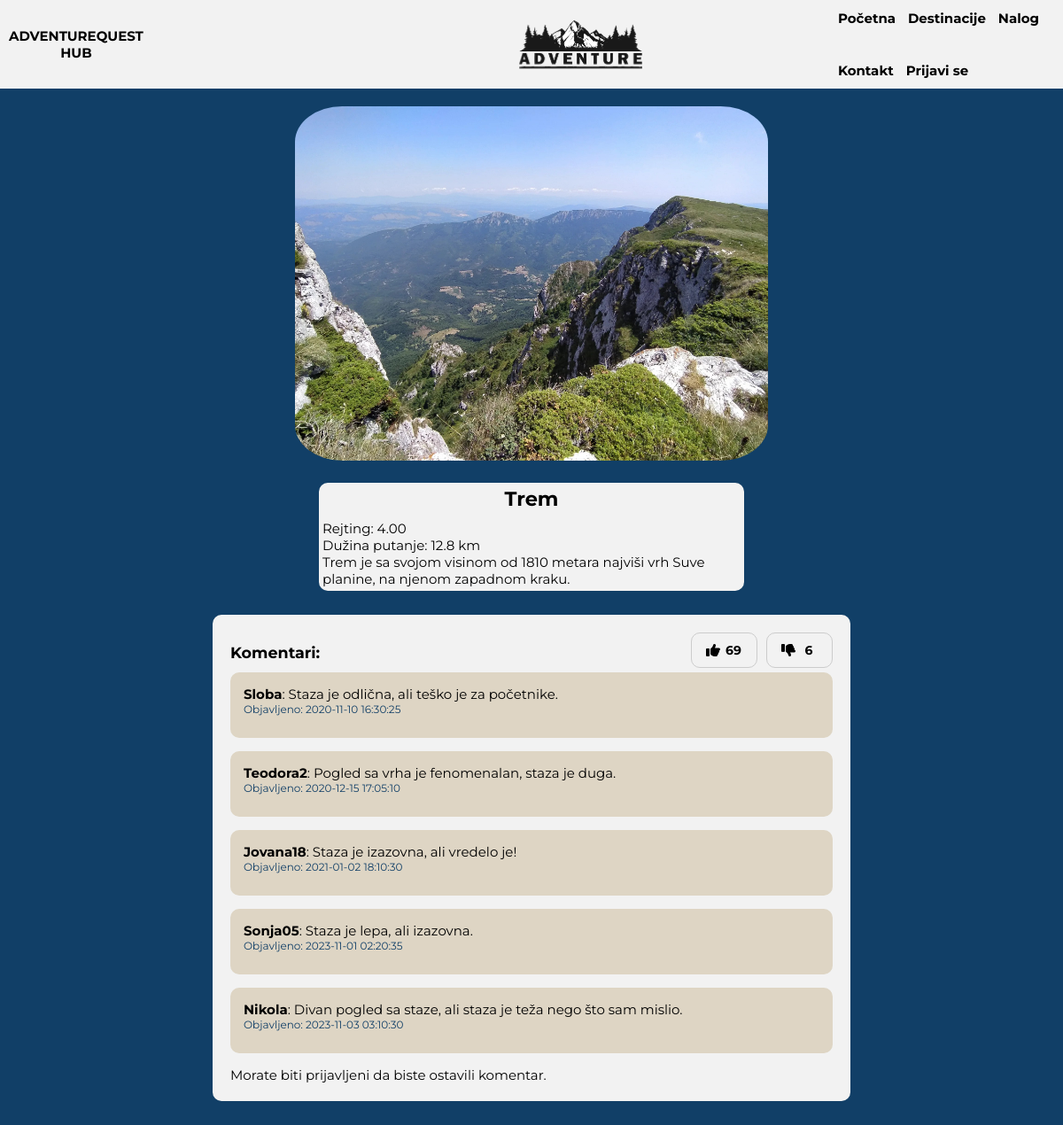
Page /Detalji?id=420 on the committed database.
### tables this page shows
CREATE TABLE `destinacije` (
  `ID` int(11) NOT NULL,
  `naziv` varchar(255) NOT NULL,
  `opis` text DEFAULT NULL,
  `slika` varchar(255) DEFAULT NULL,
  `rejting` decimal(4,2) DEFAULT NULL,
  `duzina_putanje` varchar(20) DEFAULT NULL
);

CREATE TABLE `komentari` (
  `ID` int(11) NOT NULL,
  `destinacija_id` int(11) NOT NULL,
  `korisnicko_ime` varchar(255) NOT NULL,
  `sadrzaj` mediumtext NOT NULL,
  `vreme` timestamp NOT NULL DEFAULT current_timestamp(),
  `user_id` int(11) DEFAULT NULL
);

### wbp/model/destination-details.php (the view, shortened to what this page needs)
<?php
function getDestinationDetails($destination_id)
{
    $connection = db_connect();
    $query = "SELECT * FROM destinacije WHERE ID = $destination_id";
    $result = $connection->query($query);
    if ($result && $result->num_rows > 0) {
        $destination_details = $result->fetch_assoc();
        return $destination_details;
    } else {
        $connection->close();
        return array();
    }
}
if (isset($_GET['id'])) {
    $destination_id = $_GET['id'];
    $destination_details = getDestinationDetails($destination_id);
} else {
    echo "Nije odabrana destinacija.";
    exit;
}
?>
<!DOCTYPE html>
<html lang="en">
<head>
    <link rel="stylesheet" href="https://cdnjs.cloudflare.com/ajax/libs/font-awesome/6.0.0-beta3/css/all.min.css">
    <link rel="stylesheet" href="/wbp/public/css/styles.css">
    <link rel="stylesheet" href="/wbp/public/css/like.css">
    <link rel="stylesheet" href="/wbp/public/css/comment.css">
    <link rel="stylesheet" href="/wbp/public/css/destinacije.css">
</head>
<body>
    <?php include '../template/page-header.php'; ?>
    <div class="destination-details">
        <img class="destination-details__image" src="<?php echo $destination_details['slika']; ?>"
            alt="<?php echo $destination_details['naziv']; ?>">
        <div class="text-area">
            <h2 class="destination-details__title"><?php echo $destination_details['naziv']; ?></h2>
            <p class="destination-details__rating">Rejting: <?php echo $destination_details['rejting']; ?></p>
            <p class="destination-details__distance">Dužina putanje:
                <?php echo $destination_details['duzina_putanje']; ?> km</p>
            <p class="destination-details__description"><?php echo $destination_details['opis']; ?></p>
        </div>
    </div>
    <?php
    $destination_id = $destination_details['ID'];
    $connection = db_connect();
    $like_query = "SELECT COUNT(*) AS total_likes FROM reactions WHERE destinacija_id = ? AND reaction_type = 'like'";
    $like_statement = $connection->prepare($like_query);
    $like_statement->bind_param("i", $destination_id);
    $like_statement->execute();
    $like_result = $like_statement->get_result();
    $like_row = $like_result->fetch_assoc();
    $like_count = $like_row['total_likes'];
    $dislike_query = "SELECT COUNT(*) AS total_dislikes FROM reactions WHERE destinacija_id = ? AND reaction_type = 'dislike'";
    $dislike_statement = $connection->prepare($dislike_query);
    $dislike_statement->bind_param("i", $destination_id);
    $dislike_statement->execute();
    $dislike_result = $dislike_statement->get_result();
    $dislike_row = $dislike_result->fetch_assoc();
    $dislike_count = $dislike_row['total_dislikes'];
    ?>
    <div class="comments-area">
        <section class="comments-section">
            <div class="comments-header">
                <h3>Komentari:</h3>
                <div class="reaction-buttons">
                    <button class="reaction-btn" id="like-btn" data-id="<?php echo $destination_id; ?>"
                        onclick="updateReaction('like', <?php echo $destination_id; ?>)">
                        <i class="fas fa-thumbs-up"></i>
                        <span id="like-count-<?php echo $destination_id; ?>"><?php echo $like_count; ?></span>
                    </button>
                    <button class="reaction-btn" id="dislike-btn" data-id="<?php echo $destination_id; ?>"
                        onclick="updateReaction('dislike', <?php echo $destination_id; ?>)">
                        <i class="fas fa-thumbs-down"></i>
                        <span id="dislike-count-<?php echo $destination_id; ?>"><?php echo $dislike_count; ?></span>
                    </button>
                </div>
            </div>
            <?php
            $connection = db_connect();
            $comments_query = "SELECT * FROM komentari WHERE destinacija_id = ?";
            $comments_statement = $connection->prepare($comments_query);
            $comments_statement->bind_param("i", $destination_id);
            $comments_statement->execute();
            $result = $comments_statement->get_result();
            if ($result->num_rows > 0) {
                while ($row = $result->fetch_assoc()) {
                    echo '<div class="comment">';
                    echo '<p><strong>' . htmlspecialchars($row['korisnicko_ime']) . '</strong>: ' . htmlspecialchars($row['sadrzaj']) . '</p>';
                    echo '<p class="comment-time">Objavljeno: ' . htmlspecialchars($row['vreme']) . '</p>';
                    echo '</div>';
                }
            } else {
                echo '<p>Još uvek nema komentara.</p>';
            }
            ?>
            <?php if (isset($_SESSION['logged_in']) && $_SESSION['logged_in'] === true): ?>
                <form action="<?php echo htmlspecialchars($_SERVER["PHP_SELF"]) . "?id=" . $destination_id; ?>"
                    method="POST" class="comment-form">
                    <textarea name="comment" rows="4" cols="50" required></textarea><br>
                    <button type="submit">Dodaj komentar</button>
                </form>
            <?php else: ?>
                <p>Morate biti prijavljeni da biste ostavili komentar.</p>
            <?php endif; ?>
        </section>
    </div>
</body>
</html>

### wbp/public/css/styles.css (style rules this page uses)
html { font-size: calc(100vw / 3440 * 15); }
@media only screen and (max-width: 160em) { html { font-size: calc(100vw / 2560 * 15); } }
@media only screen and (max-width: 120em) { html { font-size: calc(100vw / 1920 * 10); } }
:root { --primary-color: #113f67; --secondary-color:#f2f2f2; --tertiary-color: #9fd3c7; --quaternary-color: #ded5c4; --text-color: black; }
* { box-sizing: border-box; margin: 0; padding: 0; }
body { font-family: 'Montserrat', sans-serif; background-color: var(--primary-color); font-size: 15px; }
li, a, button { font-family: "Montserrat", sans-serif; font-weight: 700; font-style: normal; font-size: 15px; color: var(--text-color); }

### wbp/public/css/like.css (style rules this page uses)
:root { --primary-color: #113f67; --secondary-color: #f2f2f2; --tertiary-color: #9fd3c7; --quaternary-color: #ded5c4; --text-color: black; }
.reaction-buttons { display: flex; justify-content: flex-end; gap: 10px; }
.reaction-btn { background: none; border: 1px solid #ccc; margin-bottom: 5px; padding: 10px 16px; cursor: pointer; font-size: 14px; font-style: normal; border-radius: 10px; display: flex; align-items: center; gap: 5px; min-width: 40px; max-width: 120px; justify-content: space-between; }
.reaction-btn i { font-size: 16px; }
.reaction-btn span { min-width: 20px; }

### wbp/public/css/comment.css (style rules this page uses)
:root { --primary-color: #113f67; --secondary-color:#f2f2f2; --tertiary-color: #9fd3c7; --quaternary-color: #ded5c4; --text-color: black; }
.comments-area { padding-top: 0; }
.comments-section { width: 60%; border-radius: 10px; margin: 100px auto; background-color: var(--secondary-color); padding: 20px; margin-top: 2%; margin-bottom: 10%; }
.comments-header { display: flex; justify-content: space-between; align-items: center; padding-top: 0; margin-top: 0; width: 100%; }
.comment { background-color: var(--quaternary-color); border-radius: 10px; padding: 15px; margin-bottom: 15px; }
.comment-time { font-size: 12px; color: var(--primary-color); margin-bottom: 10px; }

### wbp/public/css/destinacije.css (style rules this page uses)
:root { --primary-color: #113f67; --secondary-color:#f2f2f2; --tertiary-color: #9fd3c7; --quaternary-color: #ded5c4; --text-color: black; }
.destination-details { display: flex; flex-direction: column; align-items: center; }
.destination-details__image { width: auto; height: 400px; border-radius: 10% 10% 10% 10%; margin-top: 20px; margin-bottom: 20px; position: relative; }
.text-area { width: 40%; border-radius: 10px; background-color: var(--secondary-color); padding: 4px; margin-top: 0.3em; margin-bottom: 0.2em; }
.destination-details__title { text-align: center; margin-bottom: 10px; }
.destination-details__description { color: var(--primery-color); text-align: left; }

### rows in the picture
destinacije: slika (picture), naziv "Trem", rejting "4.00", duzina_putanje "12.8", opis "Trem je sa svojom visinom od 1810 metara najviši vrh Suve planine, na njenom zapadnom kraku."
komentari: korisnicko_ime "Sloba", sadrzaj "Staza je odlična, ali teško je za početnike.", vreme "2020-11-10 16:30:25"
komentari: korisnicko_ime "Teodora2", sadrzaj "Pogled sa vrha je fenomenalan, staza je duga.", vreme "2020-12-15 17:05:10"
komentari: korisnicko_ime "Jovana18", sadrzaj "Staza je izazovna, ali vredelo je!", vreme "2021-01-02 18:10:30"
komentari: korisnicko_ime "Sonja05", sadrzaj "Staza je lepa, ali izazovna.", vreme "2023-11-01 02:20:35"
komentari: korisnicko_ime "Nikola", sadrzaj "Divan pogled sa staze, ali staza je teža nego što sam mislio.", vreme "2023-11-03 03:10:30"

### other values in the picture
$like_count "69"
$dislike_count "6"
